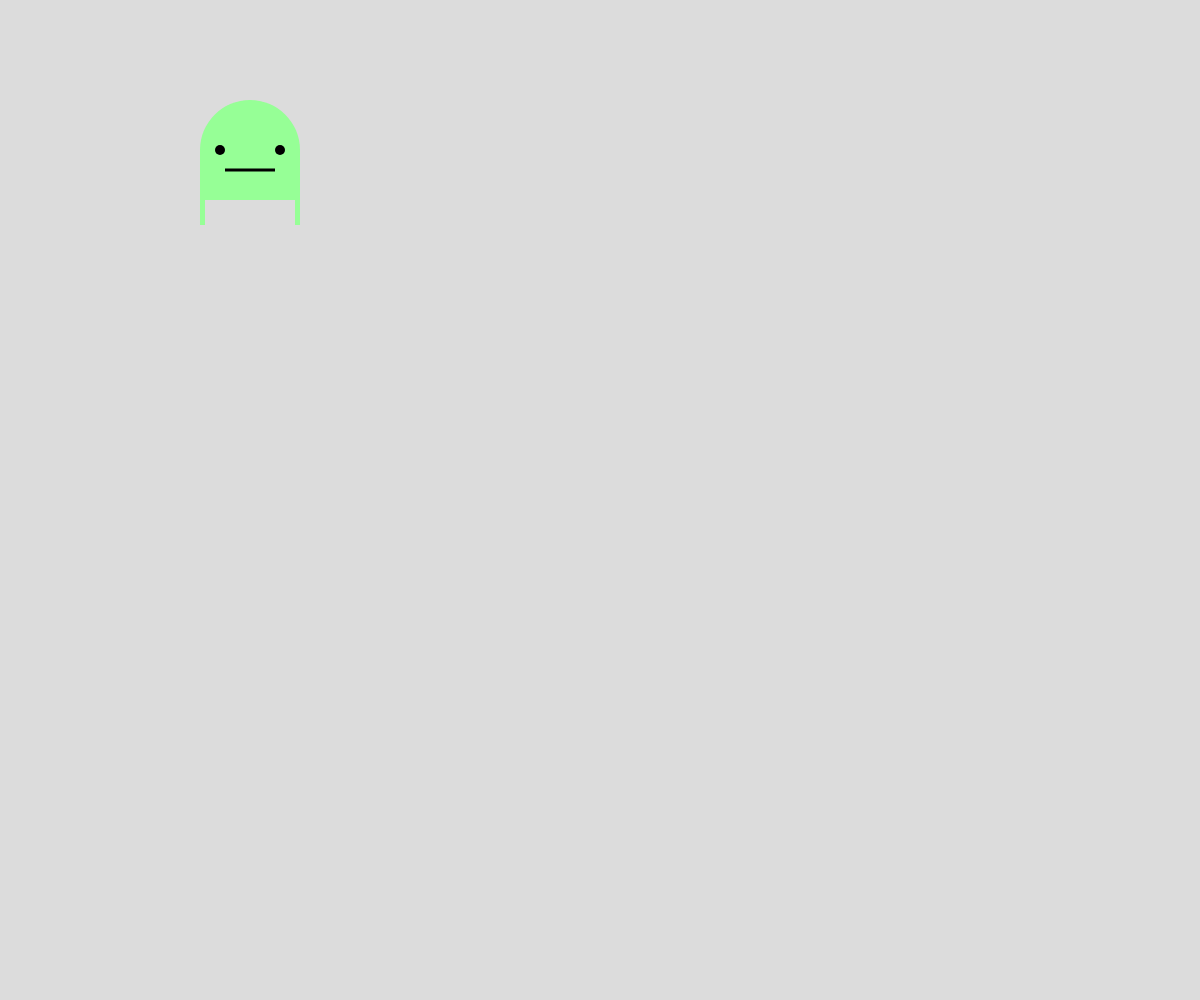
Frame 1 (no input)
Frame 60 (no input): identical to frame 1, image omitted
Frame 120 (the mouse pressed at the canvas centre since frame 60): identical to frame 1, image omitted

The p5.js sketch that drew this single still picture (run headless with seeded random() and noise() and a simulated clock; from frame 60 on, the mouse is pressed at the canvas centre):

// p5.js sketch
// ── sketch.js
// Drawing with Shapes Practice
// Alyssa Maitland
// Feb. 10,2025

// Global Variable Declarations
let boxX =200, boxY = 100;
let x; //movement

function setup() {
  createCanvas(windowWidth, windowHeight);
}

function draw() {
  background(220);
  drawCharacter();
  //drawBox();
  if(keyIsDown(LEFT_ARROW)){ //movement
    boxX = boxX - 5;
    if(boxX < -100){ //off left edge
      boxX = width + 100; //(create a wrap aroung effect)
    }
  }
  if(keyIsDown(RIGHT_ARROW)){
    boxX = boxX + 5;
    if(boxX > width){ //off right edge
      boxX = -100;
    }
  }
  if(keyIsDown(UP_ARROW)){
    boxY = boxY - 5;
  }
  if(keyIsDown(DOWN_ARROW)){
    boxY = boxY + 5;
  }
}

function drawCharacter(){
  //to practice 
  //
  noStroke();
  fill(150,400,150);
  rectMode(CORNER);
  rect(boxX,boxY,100,100,50,50,0,0); //head
  rect(boxX,boxY+100,5,25); //left leg
  rect(boxX+95,boxY+100,5,25); //right leg
  fill(0,0,0);
  circle(boxX+20,boxY+50,10); //left eye
  circle(boxX+80,boxY+50,10); //right eye
  rectMode(CENTER);
  rect(boxX+50,boxY+70,50,3); //mouth
}

// function drawBox(){
//   //draw a box pn the screen
//   fill(255,155,55);
//   rect(boxX, boxY, 50, 30, 5, 5, 0, 0);
//   rect(boxX, boxY - 50, 30);
// }

// function keyPressed(){
//   if(key === 'a'){
//     boxX = 0;
//   }
//   if(key === 'b'){
//     boxY = 400;
//   }
//   if(keyCode === ESCAPE){
//     boxX = width * 0.85; //85% across the screen
//     boxY = height * 0.6; //60% down the screena
//   }
// }
